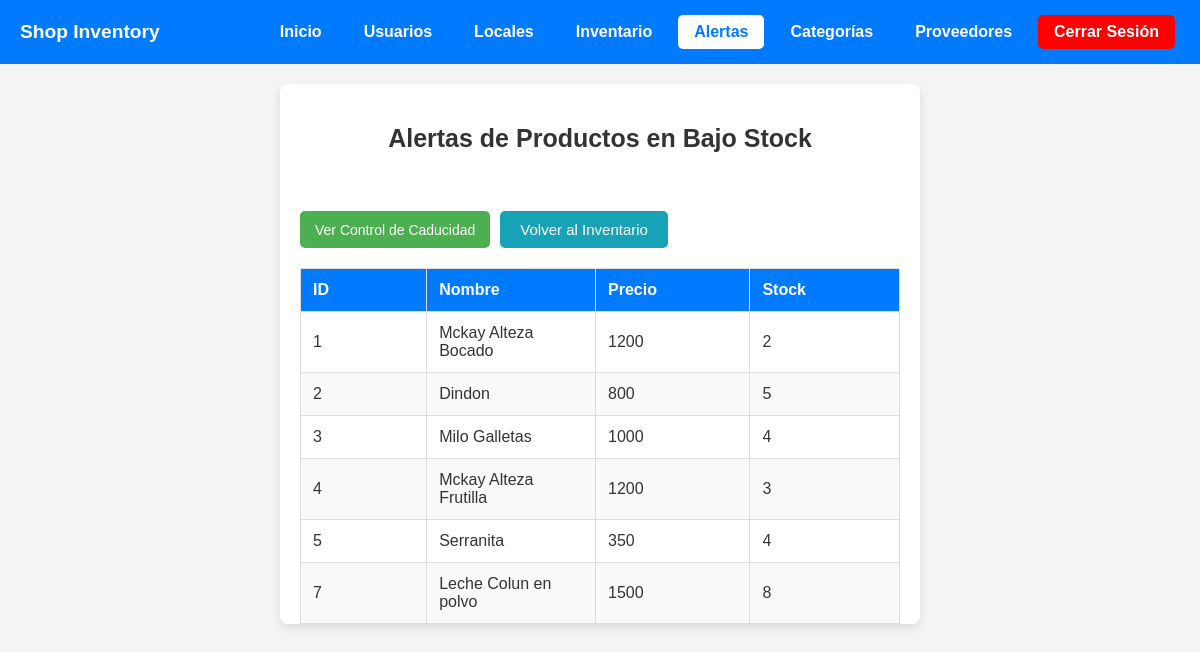
The app's page /admin/alertas.php with its own data.
### tables this page shows
CREATE TABLE `productos` (
  `id_productos` int(11) NOT NULL,
  `nombre` varchar(200) NOT NULL,
  `precio` int(11) NOT NULL,
  `stock` int(11) NOT NULL,
  `fecha_caducidad` datetime NOT NULL,
  `codigo_barra` varchar(200) NOT NULL,
  `categoria_id` int(11) NOT NULL
);

### admin/alertas.php (the view, shortened to what this page needs)
<?php
include 'db.php';
try {
    $stmt = $pdo->prepare("SELECT * FROM productos WHERE stock < :stock_min");
    $stmt->execute([':stock_min' => 10]);
    $productos_bajo_stock = $stmt->fetchAll();
} catch (PDOException $e) {
    $error_message = "Error al obtener productos: " . htmlspecialchars($e->getMessage());
    $productos_bajo_stock = [];
}
?>
<!DOCTYPE html>
<html lang="es">
<head>
    <link rel="stylesheet" href="alertas.css">
    <link rel="stylesheet" href="nav.css">
    <link rel="stylesheet" href="css/snackbar.css">
</head>
<body>
    <nav>
        <ul class="nav-links">
            <li class="brand">Shop Inventory</li>
            <li><a href="menu.php">Inicio</a></li>
            <li><a href="usuarios.php">Usuarios</a></li>
            <li><a href="gestion_local.php">Locales</a></li>
            <li><a href="index.php">Inventario</a></li>
            <li><a href="alertas.php" class="active">Alertas</a></li>
            <li><a href="categorias.php">Categorías</a></li>
            <li><a href="proveedores.php">Proveedores</a></li>
            <li class="logout"><a href="../index.php">Cerrar Sesión</a></li>
        </ul>
    </nav>
    <div class="container">
        <h1>Alertas de Productos en Bajo Stock</h1>
        <br>
        <div class="button-container">
            <button class="control-button" onclick="window.location.href='control_caducidad.php'">Ver Control de Caducidad</button>
            <button onclick="location.href='index.php'" class="button-i">Volver al Inventario</button>
        </div>
        <table>
            <thead>
                <tr>
                    <th>ID</th>
                    <th>Nombre</th>
                    <th>Precio</th>
                    <th>Stock</th>
                </tr>
            </thead>
            <tbody>
                <?php if (empty($productos_bajo_stock)): ?>
                    <tr>
                        <td colspan="4">No hay productos en bajo stock.</td>
                    </tr>
                <?php else: ?>
                    <?php foreach ($productos_bajo_stock as $producto): ?>
                        <tr>
                            <td><?php echo htmlspecialchars($producto['id_productos']); ?></td>
                            <td><?php echo htmlspecialchars($producto['nombre']); ?></td>
                            <td><?php echo htmlspecialchars($producto['precio']); ?></td>
                            <td><?php echo htmlspecialchars($producto['stock']); ?></td>
                        </tr>
                    <?php endforeach; ?>
                <?php endif; ?>
            </tbody>
        </table>
    </div>
</body>
</html>

### admin/alertas.css (style rules this page uses)
body { font-family: 'Arial', sans-serif; background-color: #f4f4f4; margin: 0; padding: 0; }
h1 { color: #333; font-size: 25px; text-align: center; margin: 20px 0; }
.container { width: 50%; max-height: 500px; margin: 20px auto; background-color: #fff; padding: 20px; box-shadow: 0px 4px 10px rgba(0, 0, 0, 0.1); border-radius: 8px; overflow-y: auto; }
table { width: 100%; border-collapse: collapse; margin-top: 20px; }
table, th, td { border: 1px solid #ddd; }
th, td { width: 900px; padding: 12px; text-align: left; }
th { background-color: #007bff; color: white; }
td { color: #333; }
tr:nth-child(even) { background-color: #f9f9f9; }
.button-container { display: flex; gap: 10px; margin-top: 20px; }
.control-button { padding: 10px 15px; font-size: 14px; color: #fff; background-color: #4CAF50; border: none; border-radius: 5px; cursor: pointer; }
.button-i { background-color: #17a2b8; color: white; font-size: 15px; padding: 10px 20px; border: none; border-radius: 5px; cursor: pointer; transition: all 0.3s ease; }

### admin/nav.css (style rules this page uses)
nav { background-color: #007bff; padding: 15px; }
nav ul { list-style-type: none; padding: 0; margin: 0; text-align: end; }
nav ul li { display: flex; margin-right: 20px; }
nav ul li a { color: white; text-decoration: none; font-weight: bold; padding: 8px 16px; transition: background-color 0.3s ease; }
nav ul li a.active { background-color: #ffffff; color: #007bff; border-radius: 5px; }
.nav-links { text-align: start; margin-right: auto; display: flex; justify-content: start; align-items: center; list-style-type: none; padding: 0; margin: 0; }
.nav-links .brand { margin-right: auto; color: white; font-weight: bold; padding: 5px; font-size: 1.2em; text-decoration: none; }
nav ul { display: flex; justify-content: flex-end; }
nav ul li { display: flex; margin-right: 10px; text-align: end; }
nav ul li.logout a { background-color: red; padding: 8px 16px; color: white; font-weight: bold; text-decoration: none; transition: background-color 0.3s ease; border-radius: 5px; }

### records on screen
productos: id_productos "1", nombre "Mckay Alteza Bocado", precio "1200", stock "2"
productos: id_productos "2", nombre "Dindon", precio "800", stock "5"
productos: id_productos "3", nombre "Milo Galletas", precio "1000", stock "4"
productos: id_productos "4", nombre "Mckay Alteza Frutilla", precio "1200", stock "3"
productos: id_productos "5", nombre "Serranita", precio "350", stock "4"
productos: id_productos "7", nombre "Leche Colun en polvo", precio "1500", stock "8"
